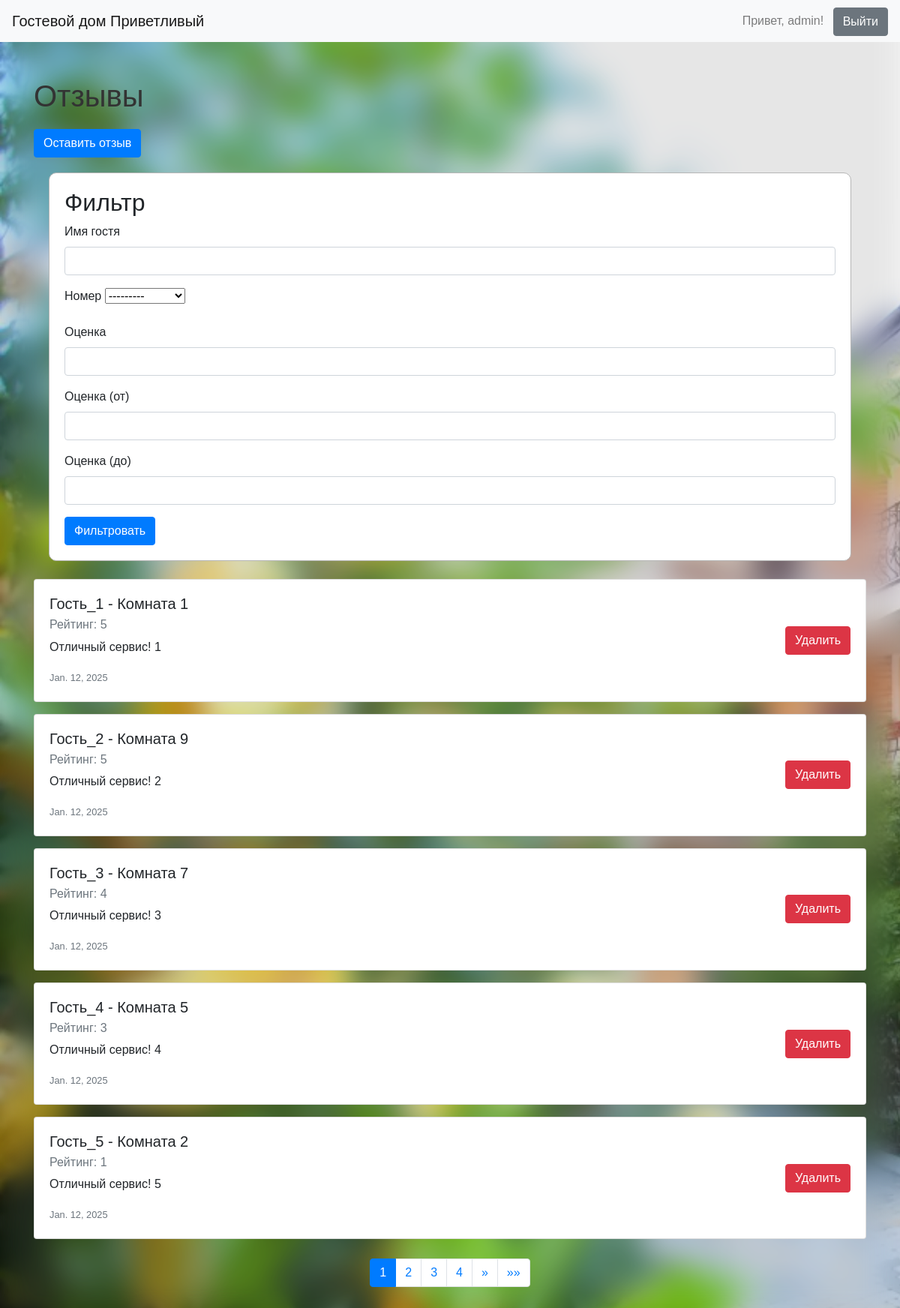
Before: /reviews/ (signed in) with the older database file.
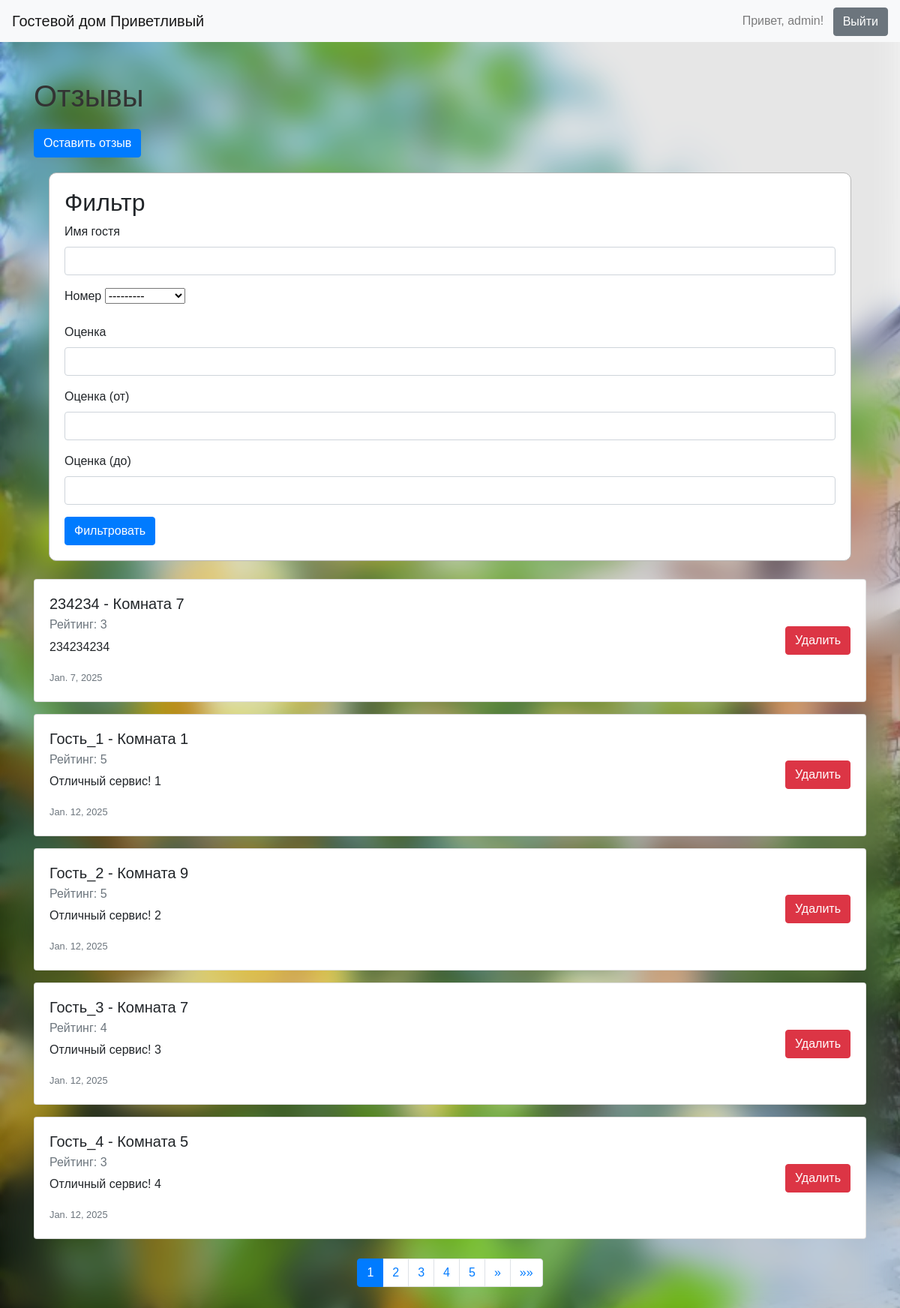
After: the same page with the newer database file.
### bookings/models.py (models this page shows, shortened)
class Review(models.Model):
    guest_name = models.CharField(max_length=100, verbose_name="Имя гостя")
    room = models.ForeignKey(Room, on_delete=models.CASCADE, verbose_name="Номер")
    rating = models.IntegerField(verbose_name="Оценка")
    comment = models.TextField(verbose_name="Комментарий")
    review_date = models.DateField(default=timezone.now, verbose_name="Дата отзыва")
    history = HistoricalRecords()  # Отслеживание истории
    class Meta:
        verbose_name = "Отзыв"
        verbose_name_plural = "Отзывы"
        ordering = ['review_date']

class Room(models.Model):
    name = models.CharField(max_length=100, verbose_name="Название номера")
    room_number = models.CharField(max_length=10, verbose_name="Номер комнаты")
    room_type = models.CharField(max_length=50, verbose_name="Тип номера")
    price_per_night = models.DecimalField(max_digits=6, decimal_places=2, verbose_name="Цена за ночь")
    max_occupancy = models.IntegerField(verbose_name="Максимальная вместимость")
    amenities = models.ManyToManyField('Amenity', blank=True, verbose_name="Удобства")
    image = models.ImageField(upload_to='images/', verbose_name="Изображение")
    history = HistoricalRecords()  # Отслеживание истории
    def __str__(self):
        return self.name
    class Meta:
        verbose_name = "Номер"
        verbose_name_plural = "Номера"
        ordering = ['name']

### bookings/views.py (the view)
# urls.py: path('reviews/', views.review_list, name='review_list'),
@login_required
def review_list(request):
    reviews = Review.objects.all()
    filterset = ReviewFilter(request.GET, queryset=reviews)  # Применяем фильтр
    filtered_queryset = filterset.qs  # Получаем отфильтрованный queryset
    paginator = Paginator(filtered_queryset, 5)  # Разбиваем на страницы по 5 объектов
    page_number = request.GET.get('page')  # Получаем номер страницы из GET-запроса
    reviews = paginator.get_page(page_number)  # Получаем объект страницы
    rooms = Room.objects.all()
    context = {
        'reviews': reviews,
        'rooms': rooms,
        'filterset': filterset
    }
    return render(request, 'bookings/review_list.html', context)

### bookings/templates/bookings/review_list.html (shortened to what this page needs)
{% load crispy_forms_tags %}
<!DOCTYPE html>
<html lang="en">
<head>
    {% load static %}
    <link rel="stylesheet" type="text/css"
          href="https://stackpath.bootstrapcdn.com/bootstrap/4.5.2/css/bootstrap.min.css">
    <link rel="stylesheet" href="{% static 'css/styles.css' %}">
</head>
<body>
<header class="navbar navbar-expand-lg navbar-light bg-light">
    <a class="navbar-brand" href="{% url 'index' %}">Гостевой дом Приветливый</a>
    <div class="ml-auto">
        {% if user.is_authenticated %}
            <span class="navbar-text">Привет, {{ user.username }}!</span>
            <form method="post" action="{% url 'logout' %}" style="display: inline;">
                <button type="submit" class="btn btn-secondary ml-2">Выйти</button>
            </form>
        {% else %}
            <button class="btn btn-primary" data-toggle="modal" data-target="#loginModal">Войти</button>
        {% endif %}
    </div>
</header>
<div class="container mt-5">
    <h1>Отзывы</h1>
    <button type="button" class="btn btn-primary" data-toggle="modal" data-target="#reviewModal">
        Оставить отзыв
    </button>
    <div class="room">
        <h2>Фильтр</h2>
        <form method="get">
            {{ filterset.form|crispy }}
            <button type="submit" class="btn btn-primary">Фильтровать</button>
        </form>
    </div>
    <div class="mt-4">
        {% for review in reviews %}
            <div class="card mb-3">
                <div class="card-body d-flex justify-content-between align-items-center">
                    <div>
                        <h5 class="card-title">{{ review.guest_name }} - {{ review.room.name }}</h5>
                        <h6 class="card-subtitle mb-2 text-muted">Рейтинг: {{ review.rating }}</h6>
                        <p class="card-text">{{ review.comment }}</p>
                        <p class="card-text"><small class="text-muted">{{ review.review_date }}</small></p>
                    </div>
                    {% if user.is_staff %}
                        <form method="post" action="{% url 'delete_review' review.id %}" class="ml-3">
                            <button type="submit" class="btn btn-danger">Удалить</button>
                        </form>
                    {% endif %}
                </div>
            </div>
        {% endfor %}
    </div>
</div>
<nav aria-label="Page navigation">
    <ul class="pagination">
        {% for num in reviews.paginator.page_range %}
            {% if reviews.number == num %}
                <li class="page-item active">
                    <a class="page-link" href="?page={{ num }}">{{ num }}</a>
                </li>
            {% else %}
                <li class="page-item">
                    <a class="page-link" href="?page={{ num }}">{{ num }}</a>
                </li>
            {% endif %}
        {% endfor %}
        {% if reviews.has_next %}
            <li class="page-item">
                <a class="page-link" href="?page={{ reviews.next_page_number }}" aria-label="Next">
                    <span aria-hidden="true">&raquo;</span>
                </a>
            </li>
            <li class="page-item">
                <a class="page-link" href="?page={{ reviews.paginator.num_pages }}" aria-label="Last">
                    <span aria-hidden="true">&raquo;&raquo;</span>
                </a>
            </li>
        {% endif %}
    </ul>
</nav>
</body>
</html>

Changed rows visible on the page:
no longer on this page (row unchanged): Review: guest_name "Гость_5", room.name "Комната 2", rating "1", comment "Отличный сервис! 5", review_date "Jan. 12, 2025"
added Review: guest_name "234234", room.name "Комната 7", rating "3", comment "234234234", review_date "Jan. 7, 2025"
Other visible differences:
new list line: "5"
